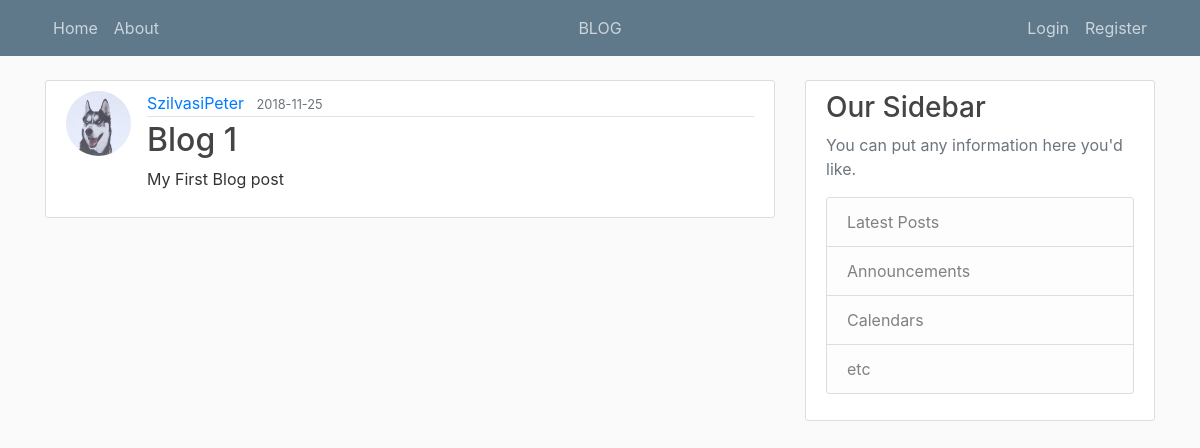
The app's page /blogpost/1, older data.
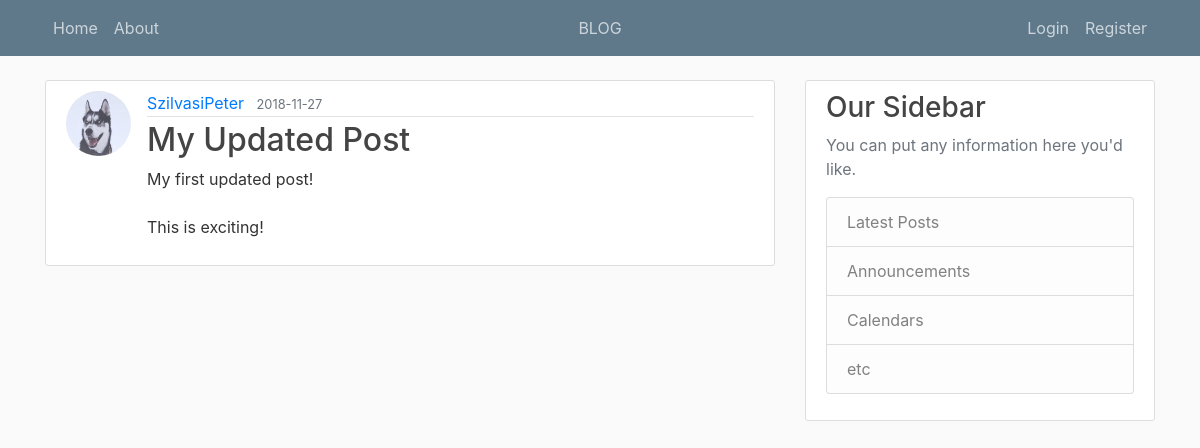
The same page, newer data.
### app/models.py (models this page shows, shortened)
class User(db.Model, UserMixin):
	id = db.Column(db.Integer, primary_key=True)
	username = db.Column(db.String(20), unique=True, nullable=False)
	email = db.Column(db.String(120), unique=True, nullable=False)
	image_file = db.Column(db.String(20), nullable=False, default='default.jpg')
	password = db.Column(db.String(60), nullable=False)
	posts = db.relationship('Post', backref='author', lazy=True)

class Post(db.Model):
	id = db.Column(db.Integer, primary_key=True)
	title = db.Column(db.String(100), nullable=False)
	date_posted = db.Column(db.DateTime, nullable=False, default=datetime.utcnow)
	content = db.Column(db.Text, nullable=False)
	user_id = db.Column(db.Integer, db.ForeignKey('user.id'), nullable=False)

### app/views.py (the view)
@app.route('/blogpost/<int:post_id>')
def post(post_id):
	post = Post.query.get_or_404(post_id) # We can use simple method: get() instead of get_or_404
	return render_template('post.html', title=post.title, post=post)

### app/templates/post.html (shortened to what this page needs)
{% extends "layout.html" %}
{% block content %}
	<article class="media content-section">
        <img class="rounded-circle article-img" src="{{ url_for('static', filename='profile_pics/' + post.author.image_file) }}">
        <div class="media-body">
          <div class="article-metadata">
            <a class="mr-2" href="#">{{ post.author.username }}</a>
            <small class="text-muted">{{ post.date_posted.strftime('%Y-%m-%d') }}</small>
          </div>
          <h2 class="article-title">{{ post.title }}</h2>
          <p class="article-content">{{ post.content }}</p>
        </div>
	</article>
{% endblock content %}

### app/templates/layout.html (shortened to what this page needs)
<!DOCTYPE html>
<html>
<head>
	<link rel="stylesheet" href="{{ url_for('static', filename='css/bootstrap.min.css') }}">
	<link rel="stylesheet" type="text/css" href="{{ url_for('static', filename='css/blog.css')}}">
</head>
<body>
	<header class="site-header">
  	<nav class="navbar navbar-expand-md navbar-dark bg-steel fixed-top">
    <div class="container">
      <div class="collapse navbar-collapse" id="navbarToggle">
        <div class="navbar-nav mr-auto">
          <a class="nav-item nav-link" href="{{url_for('index')}}">Home</a>
          <a class="nav-item nav-link" href="{{url_for('blog_about')}}">About</a>
        </div>
        <div class="nav navbar-nav navbar-center">
          <a class="nav-item nav-link text-center" href="{{url_for('blog')}}">BLOG</a>
        </div>
        <div class="navbar-nav navbar-right">
          {% if current_user.is_authenticated %}
            <a class="nav-item nav-link" href="{{url_for('new_blog_post')}}">New Post</a>
            <a class="nav-item nav-link" href="{{url_for('account')}}">{{current_user.username}}</a>
            <a class="nav-item nav-link" href="{{url_for('logout')}}">Logout</a>
          {% else %}
            <a class="nav-item nav-link" href="{{url_for('login')}}">Login</a>
            <a class="nav-item nav-link" href="{{url_for('register')}}">Register</a>
          {% endif %}
        </div>
      </div>
    </div>
  </nav>
</header>
<main role="main" class="container">
  <div class="row">
    <div class="col-md-8">
      {% block content %}{% endblock %}
    </div>
    <div class="col-md-4">
      <div class="content-section">
        <h3>Our Sidebar</h3>
        <p class='text-muted'>You can put any information here you'd like.
          <ul class="list-group">
            <li class="list-group-item list-group-item-light">Latest Posts</li>
            <li class="list-group-item list-group-item-light">Announcements</li>
            <li class="list-group-item list-group-item-light">Calendars</li>
            <li class="list-group-item list-group-item-light">etc</li>
          </ul>
        </p>
      </div>
    </div>
  </div>
</main>
</body>
</html>

### app/static/css/blog.css (style rules this page uses)
body { background: #fafafa; color: #333333; margin-top: 5rem; }
h1, h2, h3, h4, h5, h6 { color: #444444; }
.bg-steel { background-color: #5f788a; }
.site-header .navbar-nav .nav-link { color: #cbd5db; }
.content-section { background: #ffffff; padding: 10px 20px; border: 1px solid #dddddd; border-radius: 3px; margin-bottom: 20px; }
.article-title { color: #444444; }
.article-content { white-space: pre-line; }
.article-img { height: 65px; width: 65px; margin-right: 16px; }
.article-metadata { padding-bottom: 1px; margin-bottom: 4px; border-bottom: 1px solid #e3e3e3 }
.navbar-nav.navbar-center { position: absolute; left: 50%; transform: translatex(-50%); }

Row changes from the older to the newer data that the page shows:
changed Post: date_posted "2018-11-25" → "2018-11-27"; title "Blog 1" → "My Updated Post"; content "My First Blog post" → "My first updated post! This is exciting!"
